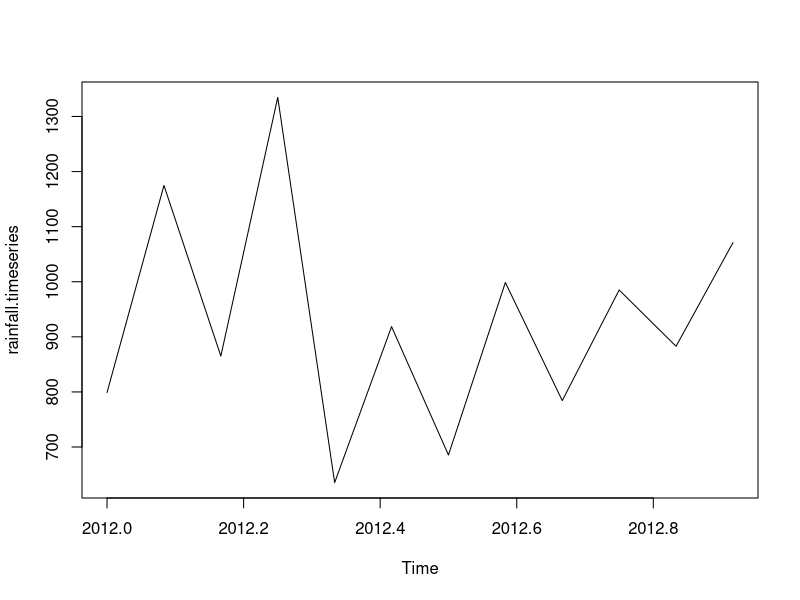
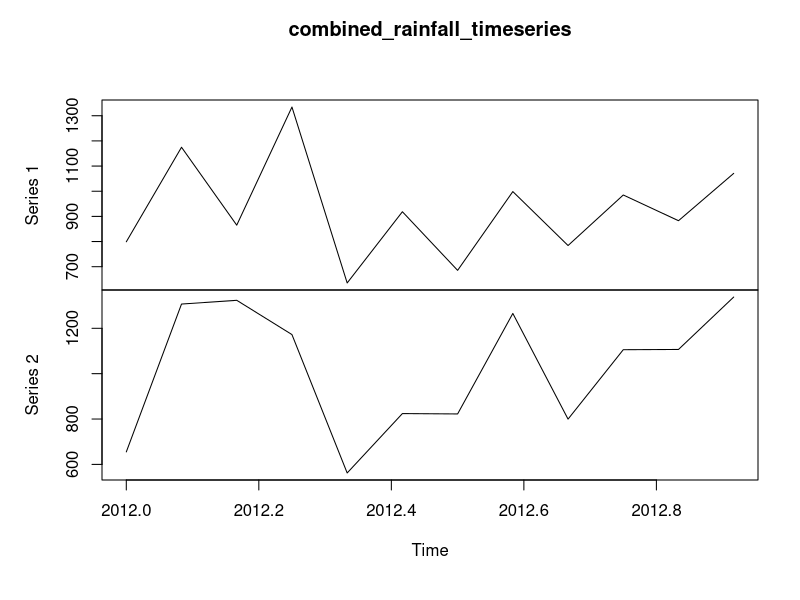
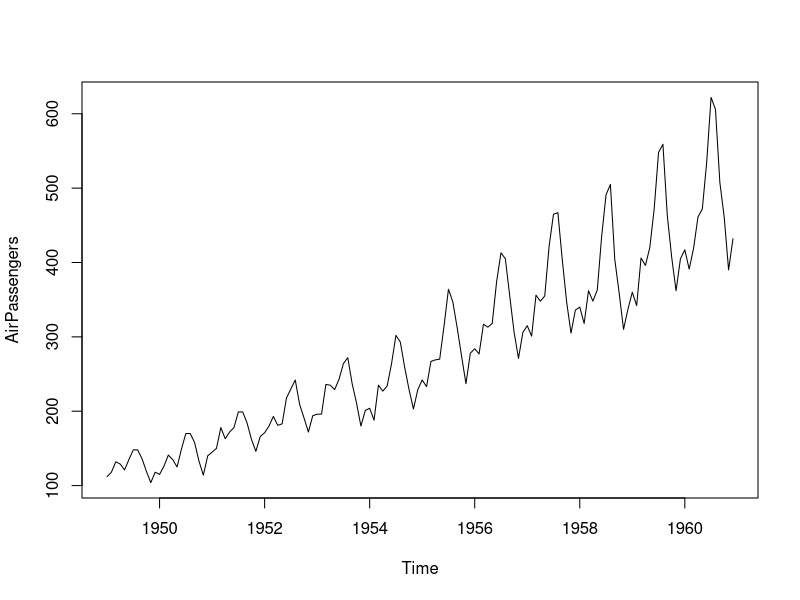
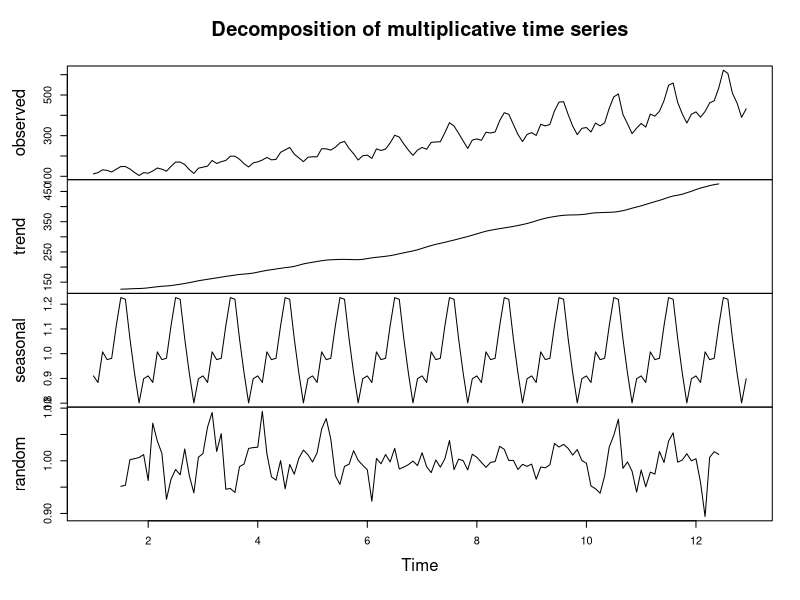
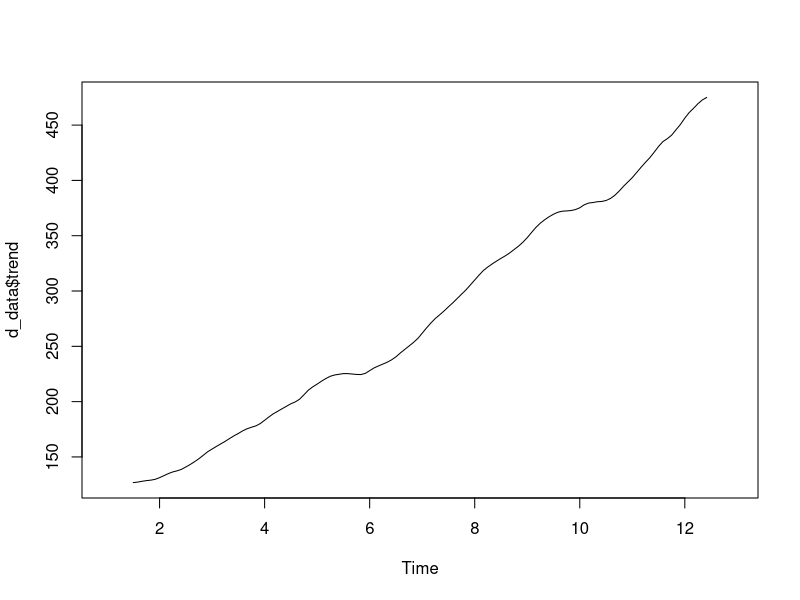
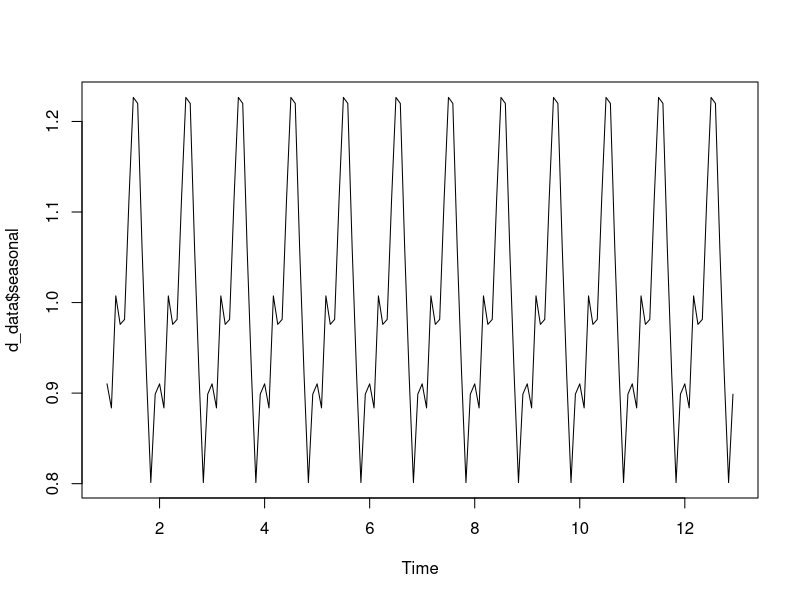
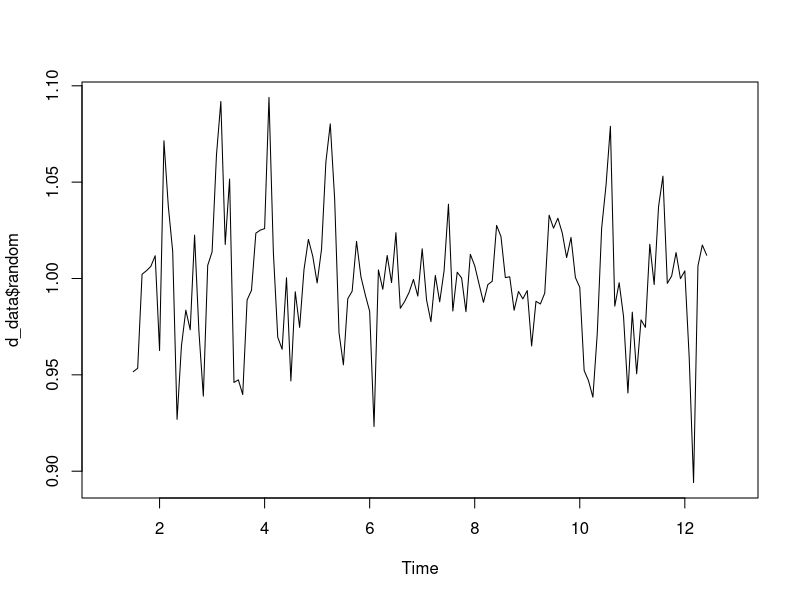
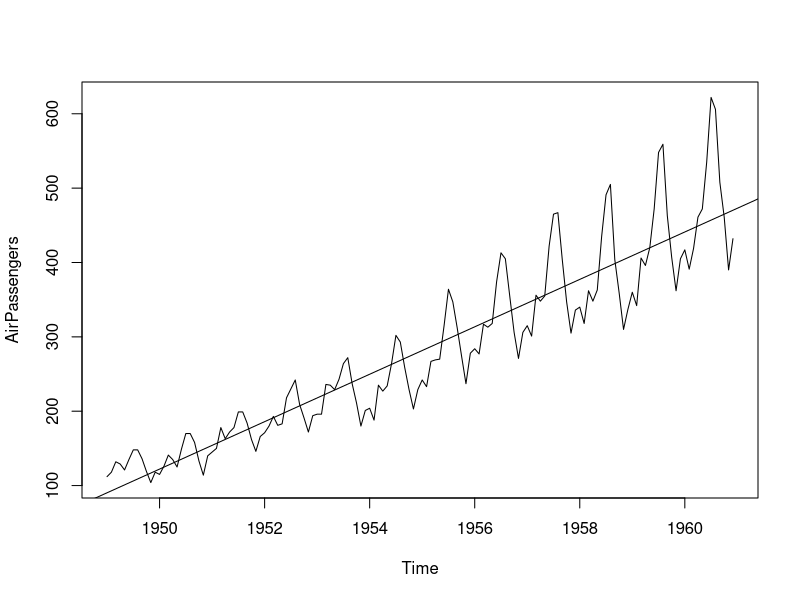

These figures' R source, in order:
# Experiment 1
# Visualization of Time Stationary and Non-Stationary Time Series

library(forecast)

rainfall <- c(799,1174.8,865.1,1334.6,635.4,918.5,685.5,998.6,784.2,985,882.8,1071)
# convert the data into timeseries
rainfall.timeseries <- ts(rainfall, start = c(2012,1),frequency = 12)
print(rainfall.timeseries)

# plotting graph of the time series
plot.ts(rainfall.timeseries)


# Multiple Time Series

rainfall_1 <- c(799,1174.8,865.1,1334.6,635.4,918.5,685.5,998.6,784.2,985,882.8,1071)
rainfall_2 <- c(655,1306.9,1323.4,1172.2,562.2,824,822.4,1265.5,799.6,1105.6,1106.7,1337.8)

# convert to matrix
combined_rainfall <- matrix(c(rainfall_1,rainfall_2),nrow = 12)

# Converting to time series 
combined_rainfall_timeseries <- ts(combined_rainfall, start = c(2012,1), frequency = 12) 
print(combined_rainfall_timeseries)

plot.ts(combined_rainfall_timeseries)


# AIR PASSENGERS
data("AirPassengers")
class(AirPassengers)
start(AirPassengers)
end(AirPassengers)

# Finding missing values
sum(is.na(AirPassengers))

summary(AirPassengers)

plot.ts(AirPassengers)

# Decomposing data into 4 components
ts_data <- ts(AirPassengers, frequency = 12)
d_data <- decompose(ts_data,"multiplicative")
d_data
plot(d_data)
plot.ts(d_data$trend)
plot.ts(d_data$seasonal)
plot.ts(d_data$random)

# Plotting trend line 
plot.ts(AirPassengers)
abline(reg = lm(AirPassengers~time(AirPassengers)))

# Creating box plot by cycle
boxplot(AirPassengers~cycle(AirPassengers, xlab = "Date", ylab = "# Passenger (in 1000's", main = "Monthly air passengers from 1949-60"))

#seasonal plot
ggseasonplot(AirPassengers)


# Dataset: NILE

print(Nile)
length(Nile)
head(Nile,10)
tail(Nile, 12)
plot(Nile, xlab = "Year", ylab = "River Volume (1e9 m^(3))")



## Stationary and Random Time Series
esp <- rnorm(100,0,1)
mu <- 2
X_t <- mu + esp
plot.ts(X_t, main = "Example of random stationary time series", ylab = expression(X[t]))
# Auto Covariance Function
acf(X_t, main = "Auto Covariance Function of X")


# Random Process
z <- rnorm(100,0.5,1.5)
X <- 0
for (i in 2:length(z)) {
  X[i] <- X[i-1] +z[i]
}

plot.ts(X, main = "Random walk process")
